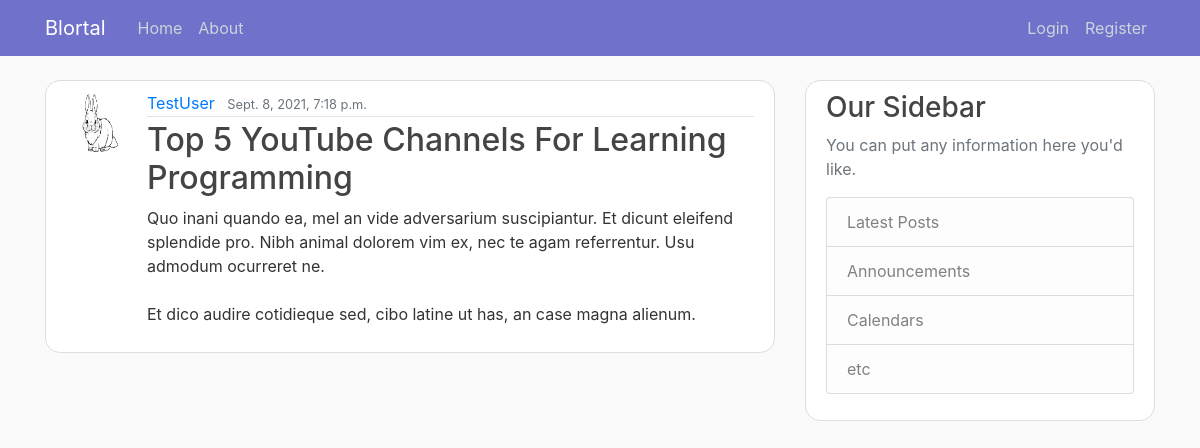
The app's page /post/31/ with its own data.
### blog/models.py (models this page shows, shortened)
class Post(models.Model):
    title = models.CharField(max_length = 100)
    content = models.TextField()
    date_posted = models.DateTimeField(default=timezone.now)
    author = models.ForeignKey(User, on_delete=models.CASCADE)

### users/models.py (models this page shows, shortened)
class Profile(models.Model):
    user = models.OneToOneField(User, on_delete=models.CASCADE)
    image = models.ImageField(default='default.jpg', upload_to='profile_pics')

### blog/views.py (the view)
# urls.py: path('post/<int:pk>/', PostDetailView.as_view(), name='post-detail'),
class PostDetailView(DetailView):
    model = Post

### blog/templates/blog/post_detail.html (shortened to what this page needs)
{% extends "blog/base.html" %}
{% block content %}
  <article class="media content-section">
    <img class="rounded-circle article-img" src="{{ object.author.profile.image.url }}" >
    <div class="media-body">
      <div class="article-metadata">
        <a class="mr-2" href="{% url 'user-posts' post.author.username %}">{{ object.author }}</a>
        <small class="text-muted">{{ object.date_posted }}</small>
      </div>
      <h2 class="article-title" href="#">{{ object.title }}</h2>
      <p class="article-content">{{ object.content }}</p>
    </div>
  </article>
{% endblock content %}

### blog/static/blog/main.css (style rules this page uses)
body { background: #fafafa; color: #333333; margin-top: 5rem; }
h1, h2, h3, h4, h5, h6 { color: #444444; }
.content-section { background: #ffffff; padding: 10px 20px; border: 1px solid #dddddd; border-radius: 3px; margin-bottom: 20px; border-radius:15px; }
.article-title { color: #444444; }
.article-content { white-space: pre-line; }
.article-img { height: 65px; width: 65px; margin-right: 16px; }
.article-metadata { padding-bottom: 1px; margin-bottom: 4px; border-bottom: 1px solid #e3e3e3; }

### records on screen
Post: author.profile.image (picture), author "TestUser", date_posted "Sept. 8, 2021, 7:18 p.m.", title "Top 5 YouTube Channels For Learning Programming", content "Quo inani quando ea, mel an vide adversarium suscipiantur. Et dicunt eleifend splendide pro. Nibh animal dolorem vim ex, nec te agam referrentur. Usu admodum ocurreret ne. Et dico audire cotidieque sed, cibo latine ut has, an case magna alienum."
